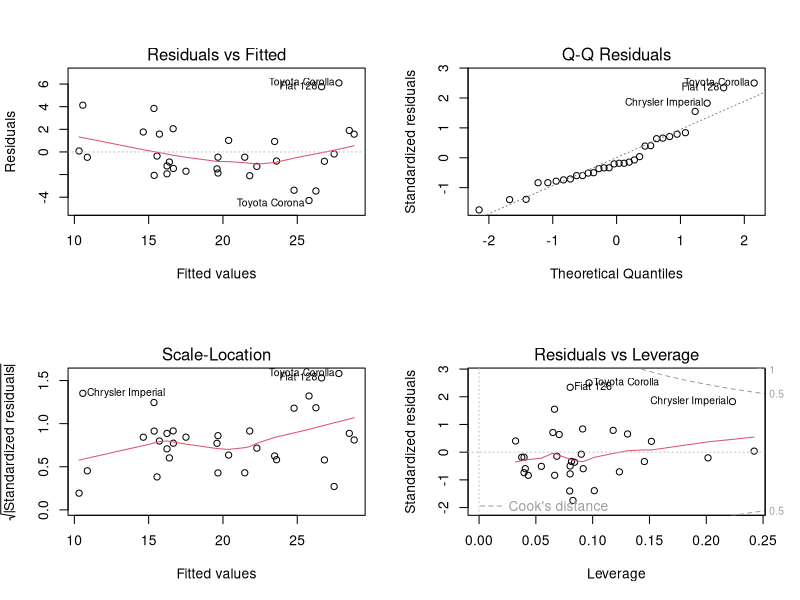
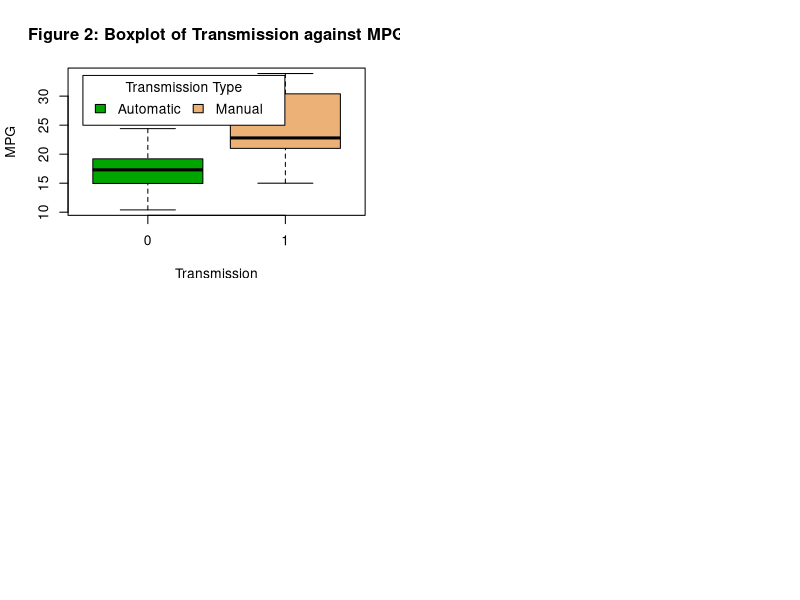

R code for these plots, in order:
## ---- chunk 1
data(mtcars)
fit3 <- lm(mpg ~ cyl + wt, data = mtcars)
fit7 <- lm(mpg ~ am, data = mtcars)
fit8 <- lm(mpg ~ cyl + wt + am, data=mtcars)
## ---- chunk 2
library(xtable)
print(xtable(fit3), type="html")
## ---- chunk 3
fit7 <- lm(mpg ~ am, data = mtcars)
print(xtable(fit7), type="html")
## ---- chunk 4
fit8 <- lm(mpg ~ cyl + wt + am, data=mtcars)
print(xtable(fit8), type="html")
## ---- chunk 5
nd1 <- data.frame(wt = mean(mtcars$wt), cyl = mean(mtcars$cyl), am=0)
nd2 <- data.frame(wt = mean(mtcars$wt), cyl = mean(mtcars$cyl), am=1)
predict(fit3, newdata = nd1, level=0.95, interval="confidence")
## ---- chunk 6
predict(fit8, newdata = nd1, level=0.95, interval="confidence")
predict(fit8, newdata = nd2, level=0.95, interval="confidence")
## ---- chunk 7
library(xtable)

data(mtcars)
options(contrasts=c("contr.sum", "contr.poly"))
aov1 <- aov(mpg ~ ., data=mtcars)
print(xtable(aov1), type="html")
## ---- chunk 8
c <- cor(mtcars)
c[upper.tri(c)] <- NA
print(xtable(c), type="html")
## ---- chunk 9
fit1 <- lm(mpg ~ cyl, data = mtcars)
fit2 <- lm(mpg ~ wt, data = mtcars)
fit3 <- lm(mpg ~ cyl + wt, data = mtcars)
fit4 <- lm(mpg ~ disp, data = mtcars)
fit5 <- lm(mpg ~ disp + cyl, data = mtcars)
fit6 <- lm(mpg ~ disp + cyl + wt, data = mtcars)
## ---- chunk 10
par(mfrow=c(2,2)) 
plot(fit3)
## ---- chunk 11
boxplot(mpg ~ am, data=mtcars, xlab = "Transmission", ylab = "MPG", col=terrain.colors(3))
title(main = "Figure 2: Boxplot of Transmission against MPG")
legend("topleft", inset=.05, title="Transmission Type", c("Automatic", "Manual"), fill=terrain.colors(3), horiz=TRUE)
## ---- chunk 12
fit7 <- lm(mpg ~ am, data = mtcars)
print(xtable(fit7), type="html")
## ---- chunk 13
fit8 <- lm(mpg ~ cyl + wt + am, data=mtcars)
print(xtable(fit8), type="html")
